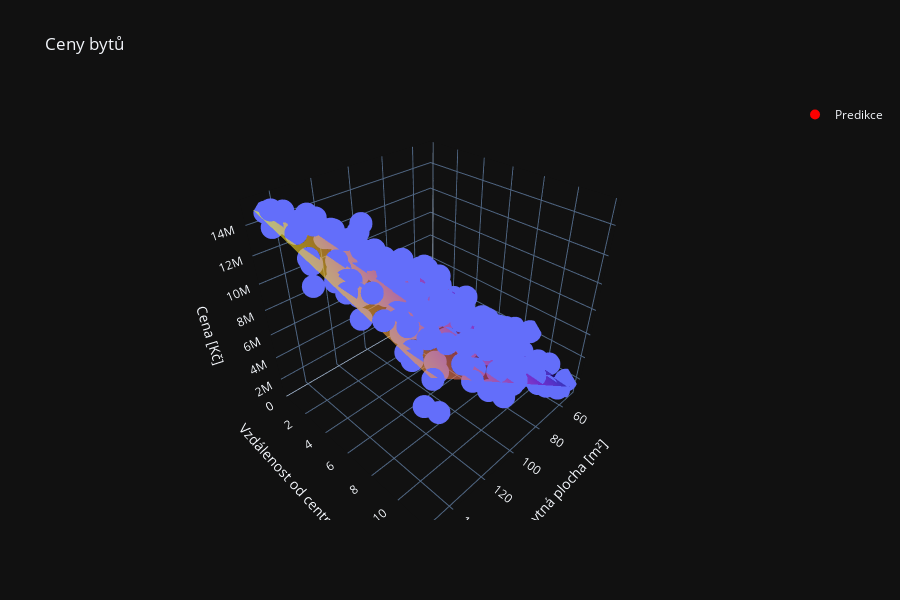

Notebook code cell kept with this figure:
### Markdown cell above
Určete předpokládanou cenu bytu o ploše 80 m² vzdáleného 4 km od centra:

### Code cell
x_living_space_m2 = 80
x_distance_km = 4

#################################################################
# ZDE DOPLNIT
#x_price_czk, x_living_space_m2 a x_distance_km musi byt cisla!

x_price_czk = theta[0] + theta[1] * x_living_space_m2 + theta[2] * x_distance_km

#################################################################

print(x_price_czk)
show_data(theta, point=(x_living_space_m2, x_distance_km, x_price_czk))

### Figure 1 — Plotly figure (JSON) as saved in the notebook; plotly's stock layout.template omitted (floating-point values rounded to 4 significant figures; data arrays with more than 128 entries replaced by an {"elided": "..."} marker saying what was removed)
{"data": [{"hovertemplate": "Obytná plocha [m²]=%{x}<br>Vzdálenost od centra [km]=%{y}<br>Cena [Kč]=%{z}<extra></extra>", "legendgroup": "", "marker": {"color": "#636efa", "symbol": "circle"}, "mode": "markers", "name": "", "scene": "scene", "showlegend": false, "x": {"elided": "200 float values"}, "y": {"elided": "200 float values"}, "z": {"elided": "200 float values"}, "type": "scatter3d"}, {"opacity": 0.6, "showscale": false, "x": [[50.47, 149.9], [50.47, 149.9]], "y": [[0.1371, 0.1371], [11.88, 11.88]], "z": [[4764000.0, 14960000.0], [1261000.0, 11460000.0]], "type": "surface"}, {"marker": {"color": "red", "size": 10}, "mode": "markers", "name": "Predikce", "x": [80], "y": [4], "z": [6641000.0], "type": "scatter3d"}], "layout": {"scene": {"domain": {"x": [0.0, 1.0], "y": [0.0, 1.0]}, "xaxis": {"title": {"text": "Obytná plocha [m²]"}}, "yaxis": {"title": {"text": "Vzdálenost od centra [km]"}}, "zaxis": {"title": {"text": "Cena [Kč]"}}}, "legend": {"tracegroupgap": 0}, "title": {"text": "Ceny bytů"}, "height": 600}}
